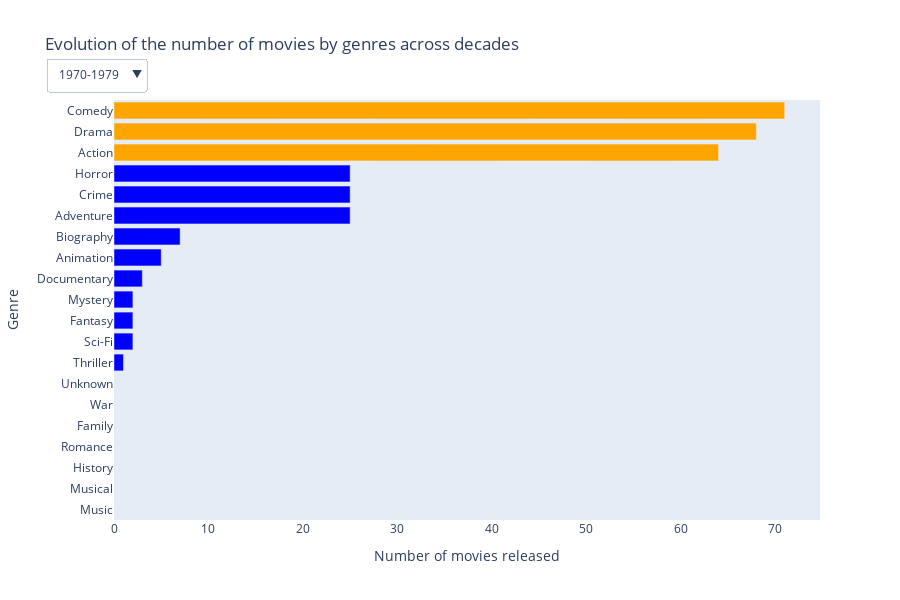

Notebook source saved alongside this figure:
### Markdown cell above
### 5.4.2 Genre evolution across decades

### Code cell
# We group by decade and genre and compute the average rating
evolution_per_decade_genre = df.groupby(["Decade", "Genres"])["Title"].count().reset_index()
evolution_per_decade_genre.rename(columns={"Title" : "Nb_movies"}, inplace=True)

# Convert "Nb_movies" column in numeric
evolution_per_decade_genre["Nb_movies"] = pd.to_numeric(evolution_per_decade_genre["Nb_movies"], errors="coerce")

# We plot the graph representing the evolution of the ratings attributed to movies by the decades
# Create a figure
fig = go.Figure()

# Add bars for each decade
for decade in evolution_per_decade_genre["Decade"].unique():
    # Filter by decade and sort by Nb_movies
    df_decade = evolution_per_decade_genre[evolution_per_decade_genre["Decade"] == decade]
    df_decade = df_decade.sort_values(by="Nb_movies")

    # Color the 3 genres with the most releases in orange
    colors = ["orange" if (len(df_decade)-3 <= i <= len(df_decade)) else "blue" for i in range(len(df_decade))]


    fig.add_trace(go.Bar(
        x=df_decade["Nb_movies"],
        y=df_decade["Genres"],
        name=decade,
        visible=False,
        marker_color=colors,
        orientation="h"
    ))

# Make the first decade visible by default
fig.data[0].visible = True

# Configuring animations
fig.update_layout(
    updatemenus=[{
        "buttons": [
            {
                "label": decade,
                "method": "update",
                "args": [
                    {"visible": [decade == d for d in evolution_per_decade_genre["Decade"].unique()]},
                    {"xaxis": {"range": [0, evolution_per_decade_genre[evolution_per_decade_genre["Decade"] == decade]["Nb_movies"].max()]}}
                ]
            } for decade in evolution_per_decade_genre["Decade"].unique()
        ],
        "direction": "down",
        "showactive": True,
        "x": 0.045,  # Adjust horizontal position (more to the left)
        "y": 1.10   # Adjust vertical position (above the graph)
    }],
    title="Evolution of the number of movies by genres across decades",
    height=600
)

# Edit axis titles
fig.update_layout(
    xaxis_title="Number of movies released",
    yaxis_title="Genre"
)

# Show chart
fig.show()

### Figure 1 — Plotly figure (JSON) as saved in the notebook; plotly's stock layout.template omitted (floating-point values rounded to 4 significant figures)
{"data": [{"marker": {"color": ["blue", "blue", "blue", "blue", "blue", "blue", "blue", "blue", "blue", "blue", "blue", "blue", "blue", "blue", "blue", "blue", "blue", "orange", "orange", "orange"]}, "name": "1970-1979", "orientation": "h", "type": "bar", "visible": true, "x": [0, 0, 0, 0, 0, 0, 0, 1, 2, 2, 2, 3, 5, 7, 25, 25, 25, 64, 68, 71], "y": ["Music", "Musical", "History", "Romance", "Family", "War", "Unknown", "Thriller", "Sci-Fi", "Fantasy", "Mystery", "Documentary", "Animation", "Biography", "Adventure", "Crime", "Horror", "Action", "Drama", "Comedy"]}, {"marker": {"color": ["blue", "blue", "blue", "blue", "blue", "blue", "blue", "blue", "blue", "blue", "blue", "blue", "blue", "blue", "blue", "blue", "blue", "orange", "orange", "orange"]}, "name": "1980-1989", "orientation": "h", "type": "bar", "visible": false, "x": [0, 0, 0, 0, 0, 0, 1, 1, 2, 2, 5, 8, 20, 33, 48, 49, 57, 100, 157, 219], "y": ["Music", "Musical", "History", "Family", "Unknown", "War", "Mystery", "Thriller", "Sci-Fi", "Romance", "Documentary", "Fantasy", "Animation", "Biography", "Horror", "Crime", "Adventure", "Drama", "Action", "Comedy"]}, {"marker": {"color": ["blue", "blue", "blue", "blue", "blue", "blue", "blue", "blue", "blue", "blue", "blue", "blue", "blue", "blue", "blue", "blue", "blue", "orange", "orange", "orange"]}, "name": "1990-1999", "orientation": "h", "type": "bar", "visible": false, "x": [0, 0, 0, 0, 0, 1, 1, 1, 1, 4, 5, 10, 34, 35, 59, 68, 117, 228, 259, 399], "y": ["Music", "Musical", "History", "War", "Unknown", "Thriller", "Romance", "Family", "Sci-Fi", "Mystery", "Documentary", "Fantasy", "Animation", "Horror", "Adventure", "Biography", "Crime", "Drama", "Action", "Comedy"]}, {"marker": {"color": ["blue", "blue", "blue", "blue", "blue", "blue", "blue", "blue", "blue", "blue", "blue", "blue", "blue", "blue", "blue", "blue", "blue", "orange", "orange", "orange"]}, "name": "2000-2009", "orientation": "h", "type": "bar", "visible": false, "x": [0, 0, 0, 1, 1, 2, 3, 4, 5, 7, 8, 103, 127, 131, 151, 169, 257, 485, 704, 870], "y": ["Music", "History", "Unknown", "Family", "War", "Musical", "Thriller", "Sci-Fi", "Romance", "Fantasy", "Mystery", "Horror", "Animation", "Adventure", "Biography", "Documentary", "Crime", "Action", "Drama", "Comedy"]}, {"marker": {"color": ["blue", "blue", "blue", "blue", "blue", "blue", "blue", "blue", "blue", "blue", "blue", "blue", "blue", "blue", "blue", "blue", "blue", "orange", "orange", "orange"]}, "name": "2010-2019", "orientation": "h", "type": "bar", "visible": false, "x": [0, 0, 0, 0, 0, 1, 1, 2, 10, 11, 20, 174, 178, 182, 283, 324, 385, 782, 940, 1162], "y": ["History", "Musical", "Family", "War", "Unknown", "Sci-Fi", "Music", "Romance", "Mystery", "Thriller", "Fantasy", "Adventure", "Horror", "Animation", "Crime", "Biography", "Documentary", "Action", "Comedy", "Drama"]}, {"marker": {"color": ["blue", "blue", "blue", "blue", "blue", "blue", "blue", "blue", "blue", "blue", "blue", "blue", "blue", "blue", "blue", "blue", "blue", "orange", "orange", "orange"]}, "name": "2020-2029", "orientation": "h", "type": "bar", "visible": false, "x": [0, 0, 1, 1, 1, 2, 2, 2, 5, 11, 13, 59, 91, 98, 100, 104, 121, 273, 372, 484], "y": ["Music", "War", "Family", "History", "Musical", "Romance", "Sci-Fi", "Unknown", "Mystery", "Fantasy", "Thriller", "Adventure", "Animation", "Biography", "Crime", "Horror", "Documentary", "Action", "Comedy", "Drama"]}], "layout": {"height": 600, "title": {"text": "Evolution of the number of movies by genres across decades"}, "updatemenus": [{"buttons": [{"args": [{"visible": [true, false, false, false, false, false]}, {"xaxis": {"range": [0, 71]}}], "label": "1970-1979", "method": "update"}, {"args": [{"visible": [false, true, false, false, false, false]}, {"xaxis": {"range": [0, 219]}}], "label": "1980-1989", "method": "update"}, {"args": [{"visible": [false, false, true, false, false, false]}, {"xaxis": {"range": [0, 399]}}], "label": "1990-1999", "method": "update"}, {"args": [{"visible": [false, false, false, true, false, false]}, {"xaxis": {"range": [0, 870]}}], "label": "2000-2009", "method": "update"}, {"args": [{"visible": [false, false, false, false, true, false]}, {"xaxis": {"range": [0, 1162]}}], "label": "2010-2019", "method": "update"}, {"args": [{"visible": [false, false, false, false, false, true]}, {"xaxis": {"range": [0, 484]}}], "label": "2020-2029", "method": "update"}], "direction": "down", "showactive": true, "x": 0.045, "y": 1.1}], "xaxis": {"title": {"text": "Number of movies released"}}, "yaxis": {"title": {"text": "Genre"}}}}
